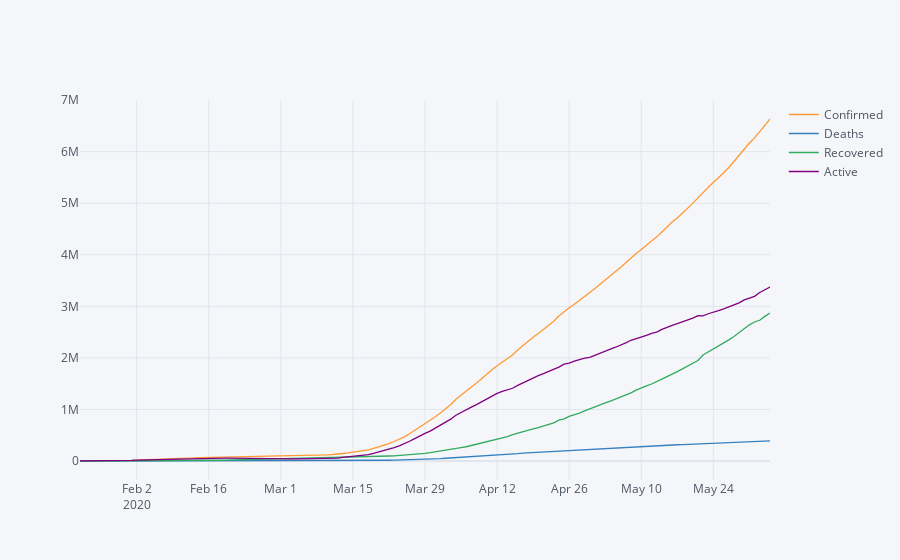

Notebook cell for this chart:
### Code cell
## Visualizing the Cases Trends
covid19_datewise.iplot()

### Figure 1 — Plotly figure (JSON) as saved in the notebook; plotly's stock layout.template omitted (floating-point values rounded to 4 significant figures; data arrays with more than 128 entries replaced by an {"elided": "..."} marker saying what was removed)
{"data": [{"line": {"color": "rgba(255, 153, 51, 1.0)", "dash": "solid", "shape": "linear", "width": 1.3}, "mode": "lines", "name": "Confirmed", "text": "", "type": "scatter", "x": {"elided": "135 str values"}, "y": {"elided": "135 int values"}}, {"line": {"color": "rgba(55, 128, 191, 1.0)", "dash": "solid", "shape": "linear", "width": 1.3}, "mode": "lines", "name": "Deaths", "text": "", "type": "scatter", "x": {"elided": "135 str values"}, "y": {"elided": "135 int values"}}, {"line": {"color": "rgba(50, 171, 96, 1.0)", "dash": "solid", "shape": "linear", "width": 1.3}, "mode": "lines", "name": "Recovered", "text": "", "type": "scatter", "x": {"elided": "135 str values"}, "y": {"elided": "135 int values"}}, {"line": {"color": "rgba(128, 0, 128, 1.0)", "dash": "solid", "shape": "linear", "width": 1.3}, "mode": "lines", "name": "Active", "text": "", "type": "scatter", "x": {"elided": "135 str values"}, "y": {"elided": "135 int values"}}], "layout": {"legend": {"bgcolor": "#F5F6F9", "font": {"color": "#4D5663"}}, "paper_bgcolor": "#F5F6F9", "plot_bgcolor": "#F5F6F9", "title": {"font": {"color": "#4D5663"}}, "xaxis": {"gridcolor": "#E1E5ED", "showgrid": true, "tickfont": {"color": "#4D5663"}, "title": {"font": {"color": "#4D5663"}, "text": ""}, "zerolinecolor": "#E1E5ED"}, "yaxis": {"gridcolor": "#E1E5ED", "showgrid": true, "tickfont": {"color": "#4D5663"}, "title": {"font": {"color": "#4D5663"}, "text": ""}, "zerolinecolor": "#E1E5ED"}}}
